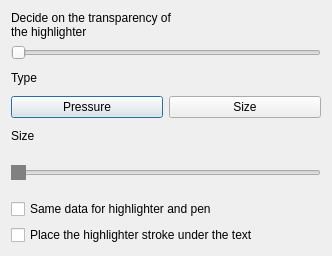
<?xml version="1.0" encoding="UTF-8"?>
<ui version="4.0">
 <class>highlighter</class>
 <widget class="QDialog" name="highlighter">
  <property name="geometry">
   <rect>
    <x>0</x>
    <y>0</y>
    <width>332</width>
    <height>256</height>
   </rect>
  </property>
  <property name="maximumSize">
   <size>
    <width>332</width>
    <height>256</height>
   </size>
  </property>
  <property name="windowTitle">
   <string>Dialog</string>
  </property>
  <layout class="QVBoxLayout" name="verticalLayout">
   <item>
    <widget class="QLabel" name="label">
     <property name="text">
      <string>Decide on the transparency of 
the highlighter</string>
     </property>
    </widget>
   </item>
   <item>
    <widget class="QSlider" name="slider_alfa">
     <property name="styleSheet">
      <string notr="true"/>
     </property>
     <property name="orientation">
      <enum>Qt::Horizontal</enum>
     </property>
    </widget>
   </item>
   <item>
    <widget class="QLabel" name="label_2">
     <property name="text">
      <string>Type</string>
     </property>
    </widget>
   </item>
   <item>
    <layout class="QHBoxLayout" name="horizontalLayout">
     <item>
      <widget class="QPushButton" name="button_pressure">
       <property name="text">
        <string>Pressure</string>
       </property>
      </widget>
     </item>
     <item>
      <widget class="QPushButton" name="button_size">
       <property name="text">
        <string>Size</string>
       </property>
      </widget>
     </item>
    </layout>
   </item>
   <item>
    <widget class="QLabel" name="label_3">
     <property name="text">
      <string>Size</string>
     </property>
    </widget>
   </item>
   <item>
    <widget class="QSlider" name="slider_size">
     <property name="styleSheet">
      <string notr="true">.QSlider {
    min-height: 40px;
    max-height: 40px;
}



.QSlider::handle:horizontal {
    background: gray;
    border: 5px solid gray;
    width: 25px;
    height: 50px;
    margin: -12px -24px;
}</string>
     </property>
     <property name="orientation">
      <enum>Qt::Horizontal</enum>
     </property>
    </widget>
   </item>
   <item>
    <widget class="QCheckBox" name="same_data">
     <property name="text">
      <string>Same data for highlighter and pen</string>
     </property>
    </widget>
   </item>
   <item>
    <widget class="QCheckBox" name="checkbox_up">
     <property name="text">
      <string>Place the highlighter stroke under the text</string>
     </property>
    </widget>
   </item>
  </layout>
 </widget>
 <resources/>
 <connections/>
</ui>
